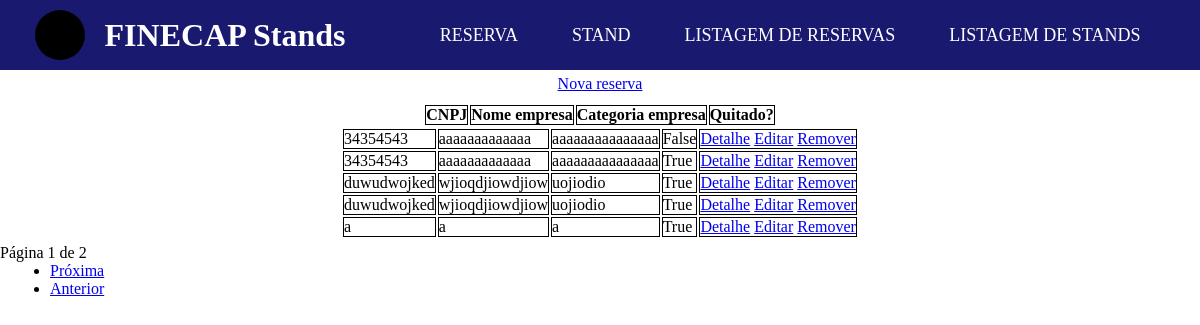
Before: /reserva/listar/ with the older database file.
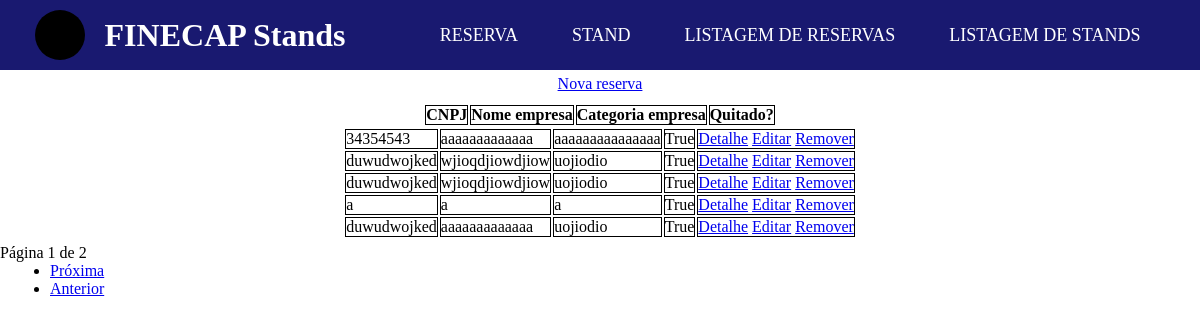
After: the same page with the newer database file.
### FINECAP/models.py (models this page shows, shortened)
class Reserva(models.Model):
    cnpj = models.CharField(max_length=12)
    nome_empresa = models.CharField(max_length=150)
    categoria_empresa = models.CharField(max_length=50)
    quitado = models.BooleanField()

### FINECAP/views.py (the view)
# urls.py: path('reserva/listar/', views.reserva_listarView.as_view(), name='reserva_listar'),
class reserva_listarView(generic.ListView):
    model = Reserva
    template_name = "FINECAP/listagem.html"
    context_object_name = 'reservas'
    paginate_by = 5

### FINECAP/templates/FINECAP/listagem.html (shortened to what this page needs)
{% extends 'base.html' %}
{% block center %}
    <a href="{% url 'reserva_criar' %}" class="center">Nova reserva</a>
    <table class="center">
        <thead>
            <tr>
                <th>CNPJ</th>
                <th>Nome empresa</th>
                <th>Categoria empresa</th>
                <th>Quitado?</th>
            </tr>
            <tbody>
                {% for reserva in reservas %}
                <tr>
                    <td>{{ reserva.cnpj }}</td>
                    <td>{{ reserva.nome_empresa }}</td>
                    <td>{{ reserva.categoria_empresa }}</td>
                    <td>{{ reserva.quitado }}</td>
                    <td>
                        <a href="{% url 'reserva_detalhe' reserva.id %}">Detalhe</a>
                        <a href="{% url 'reserva_editar' reserva.id %}">Editar</a>
                        <a href="{% url 'reserva_remover' reserva.id %}">Remover</a>
                    </td>
                </tr>
                {% endfor %}
            </tbody>
        </thead>
    </table>
    <div>
       Página {{ page_obj.number }} de {{ page_obj.paginator.num_pages }}
    </div>
    <ul style="margin-left: 50px">
        {% if page_obj.has_next %}
        <li><a href="?page={{ page_obj.next_page_number }}">Próxima</a></li>
        <li><a href="?page={{ page_obj.paginator.next.num_pages }}">Anterior</a></li>
        {% endif %}
    </ul>
{% endblock %}

Changed rows visible on the page:
removed Reserva: cnpj "34354543", nome_empresa "aaaaaaaaaaaaa", categoria_empresa "aaaaaaaaaaaaaaa", quitado "False"
now on this page (row unchanged): Reserva: cnpj "duwudwojked", nome_empresa "aaaaaaaaaaaaa", categoria_empresa "uojiodio", quitado "True"
